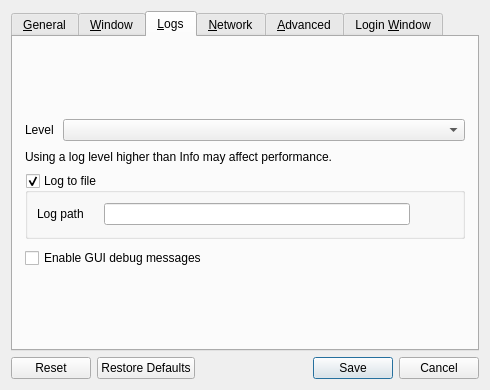
<?xml version="1.0" encoding="UTF-8"?>
<ui version="4.0">
 <class>SettingsDialog</class>
 <widget class="QDialog" name="SettingsDialog">
  <property name="geometry">
   <rect>
    <x>0</x>
    <y>0</y>
    <width>490</width>
    <height>366</height>
   </rect>
  </property>
  <property name="sizePolicy">
   <sizepolicy hsizetype="Maximum" vsizetype="Maximum">
    <horstretch>0</horstretch>
    <verstretch>0</verstretch>
   </sizepolicy>
  </property>
  <property name="windowTitle">
   <string>Preferences</string>
  </property>
  <property name="modal">
   <bool>true</bool>
  </property>
  <layout class="QVBoxLayout" name="verticalLayout_3">
   <item>
    <widget class="QTabWidget" name="tabWidget">
     <property name="currentIndex">
      <number>2</number>
     </property>
     <widget class="QWidget" name="tabGeneral">
      <attribute name="title">
       <string>&amp;General</string>
      </attribute>
      <layout class="QVBoxLayout" name="verticalLayout_6">
       <property name="spacing">
        <number>9</number>
       </property>
       <property name="leftMargin">
        <number>12</number>
       </property>
       <property name="topMargin">
        <number>0</number>
       </property>
       <property name="rightMargin">
        <number>12</number>
       </property>
       <property name="bottomMargin">
        <number>0</number>
       </property>
       <item>
        <spacer name="verticalSpacer_6">
         <property name="orientation">
          <enum>Qt::Orientation::Vertical</enum>
         </property>
         <property name="sizeHint" stdset="0">
          <size>
           <width>20</width>
           <height>0</height>
          </size>
         </property>
        </spacer>
       </item>
       <item>
        <layout class="QHBoxLayout" name="horizontalLayout_3">
         <item>
          <widget class="QLabel" name="lblLanguage">
           <property name="sizePolicy">
            <sizepolicy hsizetype="Maximum" vsizetype="Preferred">
             <horstretch>0</horstretch>
             <verstretch>0</verstretch>
            </sizepolicy>
           </property>
           <property name="text">
            <string>Language</string>
           </property>
          </widget>
         </item>
         <item>
          <widget class="QComboBox" name="comboLanguage"/>
         </item>
        </layout>
       </item>
       <item>
        <widget class="QCheckBox" name="cbAutoUpdate">
         <property name="text">
          <string>Check for updates on startup</string>
         </property>
        </widget>
       </item>
       <item>
        <widget class="QCheckBox" name="cbPreventSleep">
         <property name="text">
          <string>Prevent this computer from going to sleep</string>
         </property>
        </widget>
       </item>
       <item>
        <layout class="QFormLayout" name="formLayout">
         <item row="1" column="1">
          <widget class="QRadioButton" name="rbIconColorful">
           <property name="text">
            <string>Colorful</string>
           </property>
          </widget>
         </item>
         <item row="0" column="1">
          <widget class="QRadioButton" name="rbIconMono">
           <property name="text">
            <string>Monocolor</string>
           </property>
          </widget>
         </item>
         <item row="0" column="0">
          <widget class="QLabel" name="lblTrayIconStyle">
           <property name="text">
            <string>Tray icon style</string>
           </property>
          </widget>
         </item>
        </layout>
       </item>
       <item>
        <spacer name="verticalSpacer_3">
         <property name="orientation">
          <enum>Qt::Orientation::Vertical</enum>
         </property>
         <property name="sizeHint" stdset="0">
          <size>
           <width>20</width>
           <height>0</height>
          </size>
         </property>
        </spacer>
       </item>
      </layout>
     </widget>
     <widget class="QWidget" name="tabWindow">
      <attribute name="title">
       <string>&amp;Window</string>
      </attribute>
      <layout class="QVBoxLayout" name="verticalLayout_14">
       <property name="spacing">
        <number>9</number>
       </property>
       <property name="leftMargin">
        <number>12</number>
       </property>
       <property name="topMargin">
        <number>0</number>
       </property>
       <property name="rightMargin">
        <number>12</number>
       </property>
       <property name="bottomMargin">
        <number>0</number>
       </property>
       <item>
        <spacer name="verticalSpacer_7">
         <property name="orientation">
          <enum>Qt::Orientation::Vertical</enum>
         </property>
         <property name="sizeHint" stdset="0">
          <size>
           <width>20</width>
           <height>0</height>
          </size>
         </property>
        </spacer>
       </item>
       <item>
        <layout class="QFormLayout" name="formLayout_2">
         <property name="labelAlignment">
          <set>Qt::AlignmentFlag::AlignRight|Qt::AlignmentFlag::AlignTrailing|Qt::AlignmentFlag::AlignVCenter</set>
         </property>
         <item row="0" column="0">
          <widget class="QLabel" name="label_3">
           <property name="text">
            <string>When the application starts</string>
           </property>
          </widget>
         </item>
         <item row="0" column="1">
          <widget class="QWidget" name="widget" native="true">
           <layout class="QVBoxLayout" name="verticalLayout_2">
            <item>
             <widget class="QRadioButton" name="rbShowOnStart">
              <property name="text">
               <string>Show the main window</string>
              </property>
             </widget>
            </item>
            <item>
             <widget class="QRadioButton" name="rbAutoHide">
              <property name="text">
               <string>Send to background</string>
              </property>
             </widget>
            </item>
           </layout>
          </widget>
         </item>
         <item row="1" column="0">
          <widget class="QLabel" name="label">
           <property name="text">
            <string>When the main window is closed</string>
           </property>
           <property name="alignment">
            <set>Qt::AlignmentFlag::AlignRight|Qt::AlignmentFlag::AlignTrailing|Qt::AlignmentFlag::AlignVCenter</set>
           </property>
          </widget>
         </item>
         <item row="1" column="1">
          <widget class="QWidget" name="widget_2" native="true">
           <layout class="QVBoxLayout" name="verticalLayout_13">
            <item>
             <widget class="QRadioButton" name="rbExitOnClose">
              <property name="text">
               <string>Exit</string>
              </property>
             </widget>
            </item>
            <item>
             <widget class="QRadioButton" name="rbCloseToTray">
              <property name="text">
               <string>Send to background</string>
              </property>
             </widget>
            </item>
           </layout>
          </widget>
         </item>
        </layout>
       </item>
       <item>
        <widget class="QCheckBox" name="cbShowVersion">
         <property name="text">
          <string>Include version in the window title</string>
         </property>
        </widget>
       </item>
       <item>
        <spacer name="verticalSpacer_11">
         <property name="orientation">
          <enum>Qt::Orientation::Vertical</enum>
         </property>
         <property name="sizeHint" stdset="0">
          <size>
           <width>20</width>
           <height>0</height>
          </size>
         </property>
        </spacer>
       </item>
      </layout>
     </widget>
     <widget class="QWidget" name="tabLog">
      <attribute name="title">
       <string>&amp;Logs</string>
      </attribute>
      <layout class="QVBoxLayout" name="verticalLayout">
       <property name="spacing">
        <number>9</number>
       </property>
       <property name="leftMargin">
        <number>12</number>
       </property>
       <property name="topMargin">
        <number>0</number>
       </property>
       <property name="rightMargin">
        <number>12</number>
       </property>
       <property name="bottomMargin">
        <number>0</number>
       </property>
       <item>
        <spacer name="verticalSpacer_8">
         <property name="orientation">
          <enum>Qt::Orientation::Vertical</enum>
         </property>
         <property name="sizeHint" stdset="0">
          <size>
           <width>20</width>
           <height>0</height>
          </size>
         </property>
        </spacer>
       </item>
       <item>
        <layout class="QHBoxLayout" name="horizontalLayout_4">
         <item>
          <widget class="QLabel" name="lblLogLevel">
           <property name="sizePolicy">
            <sizepolicy hsizetype="Maximum" vsizetype="Fixed">
             <horstretch>0</horstretch>
             <verstretch>0</verstretch>
            </sizepolicy>
           </property>
           <property name="text">
            <string>Level</string>
           </property>
          </widget>
         </item>
         <item>
          <widget class="QComboBox" name="comboLogLevel"/>
         </item>
        </layout>
       </item>
       <item>
        <widget class="QLabel" name="lblDebugWarning">
         <property name="text">
          <string>Using a log level higher than Info may affect performance.</string>
         </property>
         <property name="wordWrap">
          <bool>true</bool>
         </property>
        </widget>
       </item>
       <item>
        <widget class="QGroupBox" name="groupLogToFile">
         <property name="title">
          <string>Log to file</string>
         </property>
         <property name="checkable">
          <bool>true</bool>
         </property>
         <layout class="QHBoxLayout" name="horizontalLayout_2">
          <item>
           <widget class="QWidget" name="widgetLogFilename" native="true">
            <property name="sizePolicy">
             <sizepolicy hsizetype="Preferred" vsizetype="Maximum">
              <horstretch>0</horstretch>
              <verstretch>0</verstretch>
             </sizepolicy>
            </property>
            <layout class="QHBoxLayout" name="_4">
             <property name="spacing">
              <number>3</number>
             </property>
             <property name="leftMargin">
              <number>0</number>
             </property>
             <property name="topMargin">
              <number>0</number>
             </property>
             <property name="rightMargin">
              <number>0</number>
             </property>
             <property name="bottomMargin">
              <number>0</number>
             </property>
             <item>
              <widget class="QLabel" name="labelLogPath">
               <property name="sizePolicy">
                <sizepolicy hsizetype="Preferred" vsizetype="Fixed">
                 <horstretch>0</horstretch>
                 <verstretch>0</verstretch>
                </sizepolicy>
               </property>
               <property name="text">
                <string>Log path</string>
               </property>
              </widget>
             </item>
             <item>
              <spacer name="horizontalSpacer_7">
               <property name="orientation">
                <enum>Qt::Orientation::Horizontal</enum>
               </property>
               <property name="sizeType">
                <enum>QSizePolicy::Policy::Minimum</enum>
               </property>
               <property name="sizeHint" stdset="0">
                <size>
                 <width>17</width>
                 <height>25</height>
                </size>
               </property>
              </spacer>
             </item>
             <item>
              <widget class="QLineEdit" name="lineLogFilename">
               <property name="enabled">
                <bool>true</bool>
               </property>
               <property name="sizePolicy">
                <sizepolicy hsizetype="Expanding" vsizetype="Fixed">
                 <horstretch>0</horstretch>
                 <verstretch>0</verstretch>
                </sizepolicy>
               </property>
              </widget>
             </item>
             <item>
              <widget class="QPushButton" name="btnBrowseLog">
               <property name="enabled">
                <bool>true</bool>
               </property>
               <property name="cursor">
                <cursorShape>PointingHandCursor</cursorShape>
               </property>
               <property name="text">
                <string/>
               </property>
               <property name="icon">
                <iconset theme="QIcon::ThemeIcon::DocumentOpen"/>
               </property>
               <property name="flat">
                <bool>true</bool>
               </property>
              </widget>
             </item>
            </layout>
           </widget>
          </item>
         </layout>
        </widget>
       </item>
       <item>
        <widget class="QCheckBox" name="cbGuiDebug">
         <property name="text">
          <string>Enable GUI debug messages</string>
         </property>
        </widget>
       </item>
       <item>
        <spacer name="verticalSpacer_4">
         <property name="orientation">
          <enum>Qt::Orientation::Vertical</enum>
         </property>
         <property name="sizeHint" stdset="0">
          <size>
           <width>20</width>
           <height>0</height>
          </size>
         </property>
        </spacer>
       </item>
      </layout>
     </widget>
     <widget class="QWidget" name="tabNetwork">
      <attribute name="title">
       <string>&amp;Network</string>
      </attribute>
      <layout class="QVBoxLayout" name="verticalLayout_7">
       <property name="spacing">
        <number>9</number>
       </property>
       <property name="leftMargin">
        <number>12</number>
       </property>
       <property name="topMargin">
        <number>0</number>
       </property>
       <property name="rightMargin">
        <number>12</number>
       </property>
       <property name="bottomMargin">
        <number>0</number>
       </property>
       <item>
        <spacer name="verticalSpacer_9">
         <property name="orientation">
          <enum>Qt::Orientation::Vertical</enum>
         </property>
         <property name="sizeHint" stdset="0">
          <size>
           <width>20</width>
           <height>0</height>
          </size>
         </property>
        </spacer>
       </item>
       <item>
        <layout class="QHBoxLayout" name="horizontalLayout">
         <item>
          <widget class="QLabel" name="lblNetworkIp">
           <property name="sizePolicy">
            <sizepolicy hsizetype="Maximum" vsizetype="Fixed">
             <horstretch>0</horstretch>
             <verstretch>0</verstretch>
            </sizepolicy>
           </property>
           <property name="text">
            <string>Network IP</string>
           </property>
          </widget>
         </item>
         <item>
          <widget class="QComboBox" name="comboInterface">
           <property name="sizePolicy">
            <sizepolicy hsizetype="Maximum" vsizetype="Fixed">
             <horstretch>0</horstretch>
             <verstretch>0</verstretch>
            </sizepolicy>
           </property>
           <item>
            <property name="text">
             <string>Automatic</string>
            </property>
           </item>
          </widget>
         </item>
         <item>
          <spacer name="horizontalSpacer">
           <property name="orientation">
            <enum>Qt::Orientation::Horizontal</enum>
           </property>
           <property name="sizeType">
            <enum>QSizePolicy::Policy::Expanding</enum>
           </property>
           <property name="sizeHint" stdset="0">
            <size>
             <width>25</width>
             <height>20</height>
            </size>
           </property>
          </spacer>
         </item>
        </layout>
       </item>
       <item>
        <layout class="QHBoxLayout" name="horizontalLayout_6">
         <item>
          <widget class="QLabel" name="lblPort">
           <property name="sizePolicy">
            <sizepolicy hsizetype="Maximum" vsizetype="Fixed">
             <horstretch>0</horstretch>
             <verstretch>0</verstretch>
            </sizepolicy>
           </property>
           <property name="text">
            <string>Port</string>
           </property>
          </widget>
         </item>
         <item>
          <widget class="QSpinBox" name="sbPort">
           <property name="enabled">
            <bool>true</bool>
           </property>
           <property name="sizePolicy">
            <sizepolicy hsizetype="Maximum" vsizetype="Fixed">
             <horstretch>0</horstretch>
             <verstretch>0</verstretch>
            </sizepolicy>
           </property>
           <property name="maximum">
            <number>65535</number>
           </property>
           <property name="value">
            <number>24800</number>
           </property>
          </widget>
         </item>
         <item>
          <spacer name="horizontalSpacer_3">
           <property name="orientation">
            <enum>Qt::Orientation::Horizontal</enum>
           </property>
           <property name="sizeHint" stdset="0">
            <size>
             <width>40</width>
             <height>20</height>
            </size>
           </property>
          </spacer>
         </item>
        </layout>
       </item>
       <item>
        <widget class="QGroupBox" name="groupSecurity">
         <property name="sizePolicy">
          <sizepolicy hsizetype="Preferred" vsizetype="Maximum">
           <horstretch>0</horstretch>
           <verstretch>0</verstretch>
          </sizepolicy>
         </property>
         <property name="title">
          <string>Enable TLS Encryption</string>
         </property>
         <property name="checkable">
          <bool>true</bool>
         </property>
         <property name="checked">
          <bool>false</bool>
         </property>
         <layout class="QVBoxLayout" name="_11">
          <item>
           <widget class="QWidget" name="widgetTlsCert" native="true">
            <layout class="QHBoxLayout" name="_12">
             <property name="leftMargin">
              <number>0</number>
             </property>
             <property name="topMargin">
              <number>0</number>
             </property>
             <property name="rightMargin">
              <number>0</number>
             </property>
             <property name="bottomMargin">
              <number>0</number>
             </property>
             <item>
              <widget class="QLabel" name="lblTlsCertInfo">
               <property name="text">
                <string notr="true"/>
               </property>
              </widget>
             </item>
             <item>
              <widget class="QLabel" name="lblTlsCert">
               <property name="sizePolicy">
                <sizepolicy hsizetype="Preferred" vsizetype="Fixed">
                 <horstretch>0</horstretch>
                 <verstretch>0</verstretch>
                </sizepolicy>
               </property>
               <property name="text">
                <string>Certificate</string>
               </property>
              </widget>
             </item>
             <item>
              <widget class="QLineEdit" name="lineTlsCertPath">
               <property name="minimumSize">
                <size>
                 <width>0</width>
                 <height>0</height>
                </size>
               </property>
              </widget>
             </item>
             <item>
              <widget class="QPushButton" name="btnTlsCertPath">
               <property name="cursor">
                <cursorShape>PointingHandCursor</cursorShape>
               </property>
               <property name="text">
                <string/>
               </property>
               <property name="icon">
                <iconset theme="QIcon::ThemeIcon::DocumentOpen"/>
               </property>
               <property name="flat">
                <bool>true</bool>
               </property>
              </widget>
             </item>
            </layout>
           </widget>
          </item>
          <item>
           <layout class="QHBoxLayout" name="horizontalLayout_5">
            <property name="topMargin">
             <number>0</number>
            </property>
            <item>
             <widget class="QLabel" name="lblTlsKeyLength">
              <property name="sizePolicy">
               <sizepolicy hsizetype="Preferred" vsizetype="Fixed">
                <horstretch>0</horstretch>
                <verstretch>0</verstretch>
               </sizepolicy>
              </property>
              <property name="text">
               <string>Key length</string>
              </property>
             </widget>
            </item>
            <item>
             <widget class="QComboBox" name="comboTlsKeyLength">
              <item>
               <property name="text">
                <string notr="true">2048</string>
               </property>
              </item>
              <item>
               <property name="text">
                <string notr="true">4096</string>
               </property>
              </item>
             </widget>
            </item>
            <item>
             <spacer name="horizontalSpacer_2">
              <property name="orientation">
               <enum>Qt::Orientation::Horizontal</enum>
              </property>
              <property name="sizeHint" stdset="0">
               <size>
                <width>40</width>
                <height>20</height>
               </size>
              </property>
             </spacer>
            </item>
            <item>
             <widget class="QPushButton" name="btnTlsRegenCert">
              <property name="text">
               <string>Regenerate certificate</string>
              </property>
              <property name="icon">
               <iconset theme="QIcon::ThemeIcon::ViewRefresh"/>
              </property>
             </widget>
            </item>
           </layout>
          </item>
          <item>
           <widget class="QCheckBox" name="cbRequireClientCert">
            <property name="text">
             <string>Require client certificates</string>
            </property>
           </widget>
          </item>
          <item>
           <spacer name="verticalSpacer_2">
            <property name="orientation">
             <enum>Qt::Orientation::Vertical</enum>
            </property>
            <property name="sizeHint" stdset="0">
             <size>
              <width>20</width>
              <height>0</height>
             </size>
            </property>
           </spacer>
          </item>
         </layout>
        </widget>
       </item>
       <item>
        <spacer name="verticalSpacer_5">
         <property name="orientation">
          <enum>Qt::Orientation::Vertical</enum>
         </property>
         <property name="sizeHint" stdset="0">
          <size>
           <width>20</width>
           <height>0</height>
          </size>
         </property>
        </spacer>
       </item>
      </layout>
     </widget>
     <widget class="QWidget" name="tabAdvanced">
      <attribute name="title">
       <string>&amp;Advanced</string>
      </attribute>
      <layout class="QVBoxLayout" name="verticalLayout_4">
       <property name="spacing">
        <number>9</number>
       </property>
       <property name="leftMargin">
        <number>12</number>
       </property>
       <property name="topMargin">
        <number>0</number>
       </property>
       <property name="rightMargin">
        <number>12</number>
       </property>
       <property name="bottomMargin">
        <number>0</number>
       </property>
       <item>
        <spacer name="verticalSpacer_10">
         <property name="orientation">
          <enum>Qt::Orientation::Vertical</enum>
         </property>
         <property name="sizeHint" stdset="0">
          <size>
           <width>20</width>
           <height>0</height>
          </size>
         </property>
        </spacer>
       </item>
       <item>
        <widget class="QGroupBox" name="groupService">
         <property name="enabled">
          <bool>true</bool>
         </property>
         <property name="title">
          <string>Use background service (daemon)</string>
         </property>
         <property name="checkable">
          <bool>true</bool>
         </property>
         <property name="checked">
          <bool>false</bool>
         </property>
         <layout class="QGridLayout" name="_6">
          <item row="1" column="0">
           <widget class="QCheckBox" name="cbElevateDaemon">
            <property name="text">
             <string>Always run as system (work at login screen and UAC)</string>
            </property>
            <property name="autoExclusive">
             <bool>false</bool>
            </property>
           </widget>
          </item>
         </layout>
        </widget>
       </item>
       <item>
        <layout class="QFormLayout" name="formLayout_3">
         <property name="fieldGrowthPolicy">
          <enum>QFormLayout::FieldGrowthPolicy::ExpandingFieldsGrow</enum>
         </property>
         <property name="rowWrapPolicy">
          <enum>QFormLayout::RowWrapPolicy::DontWrapRows</enum>
         </property>
         <property name="labelAlignment">
          <set>Qt::AlignmentFlag::AlignLeading|Qt::AlignmentFlag::AlignLeft|Qt::AlignmentFlag::AlignVCenter</set>
         </property>
         <property name="formAlignment">
          <set>Qt::AlignmentFlag::AlignHCenter|Qt::AlignmentFlag::AlignTop</set>
         </property>
         <item row="0" column="0">
          <widget class="QCheckBox" name="cbRunEnterCommand">
           <property name="text">
            <string>Run command on enter</string>
           </property>
          </widget>
         </item>
         <item row="0" column="1">
          <widget class="QLineEdit" name="lineCommandEnter"/>
         </item>
         <item row="1" column="0">
          <widget class="QCheckBox" name="cbRunExitCommand">
           <property name="text">
            <string>Run command on exit</string>
           </property>
          </widget>
         </item>
         <item row="1" column="1">
          <widget class="QLineEdit" name="lineCommandExit"/>
         </item>
        </layout>
       </item>
       <item>
        <spacer name="verticalSpacer">
         <property name="orientation">
          <enum>Qt::Orientation::Vertical</enum>
         </property>
         <property name="sizeHint" stdset="0">
          <size>
           <width>20</width>
           <height>0</height>
          </size>
         </property>
        </spacer>
       </item>
      </layout>
     </widget>
     <widget class="QWidget" name="tabLoginBridge">
      <attribute name="title">
       <string>Login &amp;Window</string>
      </attribute>
      <layout class="QVBoxLayout" name="verticalLayoutLoginBridge">
       <item>
        <widget class="QGroupBox" name="groupLoginBridge">
         <property name="title">
          <string>Control this computer at the login window</string>
         </property>
         <property name="checkable">
          <bool>true</bool>
         </property>
         <property name="checked">
          <bool>false</bool>
         </property>
         <layout class="QVBoxLayout" name="verticalLayoutLoginBridgeGroup">
          <item>
           <widget class="QLabel" name="lblLoginBridgeHelp">
            <property name="text">
             <string>macOS blocks normal input injection at the login window. The bundled bridge replays the controlling computer's input through the Karabiner virtual HID driver, so you can unlock this Mac from another machine. Runs only while the login window is showing; takes effect after the next logout or restart.</string>
            </property>
            <property name="wordWrap">
             <bool>true</bool>
            </property>
           </widget>
          </item>
          <item>
           <layout class="QHBoxLayout" name="horizontalLayoutBridgeScale">
            <item>
             <widget class="QLabel" name="lblBridgeScale">
              <property name="text">
               <string>Pointer sensitivity</string>
              </property>
             </widget>
            </item>
            <item>
             <widget class="QDoubleSpinBox" name="sbBridgeScale">
              <property name="toolTip">
               <string>Counts-per-point multiplier for relayed motion. 4.0 reaches the whole screen 1:1 on a 2x Retina display; lower is gentler but reaches less.</string>
              </property>
              <property name="minimum">
               <double>0.500000000000000</double>
              </property>
              <property name="maximum">
               <double>16.000000000000000</double>
              </property>
              <property name="singleStep">
               <double>0.500000000000000</double>
              </property>
              <property name="value">
               <double>4.000000000000000</double>
              </property>
             </widget>
            </item>
            <item>
             <spacer name="horizontalSpacerBridgeScale">
              <property name="orientation">
               <enum>Qt::Orientation::Horizontal</enum>
              </property>
              <property name="sizeHint" stdset="0">
               <size>
                <width>40</width>
                <height>20</height>
               </size>
              </property>
             </spacer>
            </item>
           </layout>
          </item>
          <item>
           <widget class="QPushButton" name="btnInstallLoginBridge">
            <property name="text">
             <string>Install login agent…</string>
            </property>
            <property name="toolTip">
             <string>Save settings and install the login-window LaunchAgent (admin prompt). Takes effect after logout or restart.</string>
            </property>
           </widget>
          </item>
         </layout>
        </widget>
       </item>
       <item>
        <layout class="QHBoxLayout" name="horizontalLayoutBridgeStatus">
         <item>
          <widget class="QLabel" name="lblBridgeStatusCaption">
           <property name="text">
            <string>Driver status:</string>
           </property>
          </widget>
         </item>
         <item>
          <widget class="QLabel" name="lblBridgeStatus">
           <property name="text">
            <string>Unknown</string>
           </property>
          </widget>
         </item>
         <item>
          <spacer name="horizontalSpacerBridgeStatus">
           <property name="orientation">
            <enum>Qt::Orientation::Horizontal</enum>
           </property>
           <property name="sizeHint" stdset="0">
            <size>
             <width>40</width>
             <height>20</height>
            </size>
           </property>
          </spacer>
         </item>
         <item>
          <widget class="QPushButton" name="btnGetKarabinerDriver">
           <property name="toolTip">
            <string>Opens the Karabiner DriverKit VirtualHIDDevice releases page. Install the package and approve the system extension, then re-open this dialog.</string>
           </property>
           <property name="text">
            <string>Get Karabiner Driver...</string>
           </property>
          </widget>
         </item>
        </layout>
       </item>
       <item>
        <widget class="QLabel" name="lblBridgeStaleWarning">
         <property name="text">
          <string>The installed login agent is out of date (peers, port, or sensitivity changed). Click Re-apply agent, then logout or restart.</string>
         </property>
         <property name="wordWrap">
          <bool>true</bool>
         </property>
         <property name="visible">
          <bool>false</bool>
         </property>
        </widget>
       </item>
       <item>
        <widget class="QPushButton" name="btnReapplyLoginBridge">
         <property name="text">
          <string>Re-apply login agent</string>
         </property>
         <property name="toolTip">
          <string>Reinstall the LaunchAgent with current peers, port, and sensitivity (admin prompt).</string>
         </property>
        </widget>
       </item>
       <item>
        <layout class="QHBoxLayout" name="horizontalLayoutBridgeLog">
         <item>
          <widget class="QLabel" name="lblBridgeLogCaption">
           <property name="text">
            <string>Bridge log:</string>
           </property>
          </widget>
         </item>
         <item>
          <widget class="QPushButton" name="btnRefreshBridgeLog">
           <property name="text">
            <string>Refresh</string>
           </property>
          </widget>
         </item>
         <item>
          <spacer name="horizontalSpacerBridgeLog">
           <property name="orientation">
            <enum>Qt::Orientation::Horizontal</enum>
           </property>
           <property name="sizeHint" stdset="0">
            <size>
             <width>40</width>
             <height>20</height>
            </size>
           </property>
          </spacer>
         </item>
        </layout>
       </item>
       <item>
        <widget class="QPlainTextEdit" name="plainBridgeLog">
         <property name="readOnly">
          <bool>true</bool>
         </property>
         <property name="maximumBlockCount">
          <number>50</number>
         </property>
         <property name="maximumSize">
          <size>
           <width>16777215</width>
           <height>120</height>
          </size>
         </property>
        </widget>
       </item>
       <item>
        <spacer name="verticalSpacerLoginBridge">
         <property name="orientation">
          <enum>Qt::Orientation::Vertical</enum>
         </property>
         <property name="sizeHint" stdset="0">
          <size>
           <width>20</width>
           <height>40</height>
          </size>
         </property>
        </spacer>
       </item>
      </layout>
     </widget>
    </widget>
   </item>
   <item>
    <widget class="QDialogButtonBox" name="buttonBox">
     <property name="orientation">
      <enum>Qt::Orientation::Horizontal</enum>
     </property>
     <property name="standardButtons">
      <set>QDialogButtonBox::StandardButton::Cancel|QDialogButtonBox::StandardButton::Reset|QDialogButtonBox::StandardButton::RestoreDefaults|QDialogButtonBox::StandardButton::Save</set>
     </property>
    </widget>
   </item>
  </layout>
 </widget>
 <resources/>
 <connections/>
</ui>
